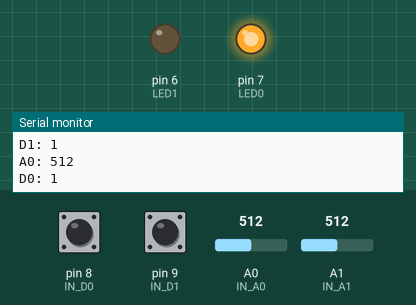
Recording of a sketch running on a simulated Arduino Uno, built with avr-gcc and run on an emulated ATmega328P. Shown: output pins drawn as LEDs (lit = HIGH), the last lines printed to the serial monitor. The inputs (shaded band) are chosen by the test bench; at power-on: A1 (IN_A1) = 512, pin 8 (IN_D0) HIGH, pin 9 (IN_D1) HIGH, A0 (IN_A0) = 512.

Above: at 5.8 s.
5.9 s: A1 (IN_A1) set to 217
11.9 s: A1 (IN_A1) set to 183
At 14.7 s:
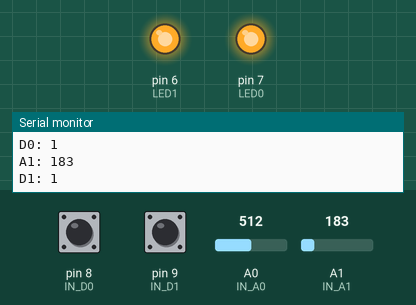
17.9 s: A1 (IN_A1) set to 210
At 24.7 s:
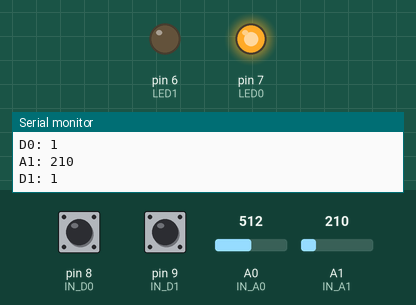
25.5 s: A1 (IN_A1) set to 190
At 29.8 s:
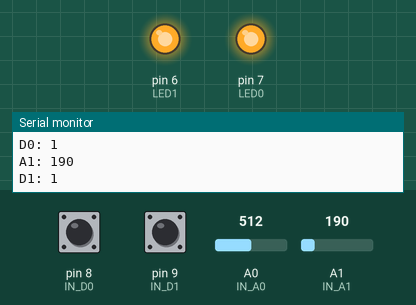
Timing chart, 0 to 31.3 s (numbered marks = the images above; inputs shaded):
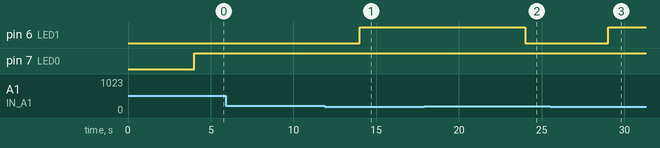

The sketch:

sensor_line_tracking.ino
```cpp
const int IN_A0 = A0;
const int IN_D0 = 8;
const int IN_A1 = A1;
const int IN_D1 = 9;
int valor_A0;
bool valor_D0;
int valor_A1;
bool valor_D1;
int LED0 = 7;
int LED1 = 6;


void setup ()
{
  Serial.begin(9600);
  pinMode (IN_A0, INPUT);
  pinMode (IN_D0, INPUT);
  pinMode (IN_A1, INPUT);
  pinMode (IN_D1, INPUT);
  pinMode (LED0, OUTPUT);
  pinMode (LED1, OUTPUT);
}

void loop ()
{
  valor_A0 = analogRead (IN_A0);
  Serial.print ("A0: ");
  Serial.println(valor_A0);

  valor_D0 = digitalRead (IN_D0);
  Serial.print ("D0: ");
  Serial.println(valor_D0);
  delay(2000);

  Serial.print("\n");

  valor_A1 = analogRead (IN_A1);
  Serial.print ("A1: ");
  Serial.println(valor_A1);

  valor_D1 = digitalRead (IN_D1);
  Serial.print ("D1: ");
  Serial.println (valor_D1);
  delay(2000);
  Serial.print("\n");

  if (valor_D0 == 0 || valor_A0 <= 200 && valor_D1 == 0 || valor_A1 <= 200)
  {
    digitalWrite(LED0, HIGH);
    digitalWrite(LED1, HIGH);
    delay (1000);
  }

  else if (valor_D0 == 0 || valor_A0 <= 200 && valor_D1 == 1 || valor_A1 > 200)
  {
    digitalWrite(LED0, HIGH);
    digitalWrite (LED1, LOW);
    delay (1000);
  }

  else if (valor_D1 == 0 || valor_A1 <= 200 && valor_D0 == 1 || valor_A0 > 200 )
  {
    digitalWrite(LED1, HIGH);
    digitalWrite (LED0, LOW);
    delay (1000);
  }

  else
  {
    digitalWrite (LED0, LOW);
    digitalWrite (LED1, LOW);
    delay (1000);
  }
}
```

Measured:
- the behaviour switches between 201 and 200 on A1 (IN_A1) (found by bisection; images 0 and 1)
- after the input at 11.9 s, pin 6 (LED1): LOW → HIGH after 2.1 s
- after the input at 17.9 s, pin 6 (LED1): HIGH → LOW after 6.1 s
- after the input at 25.5 s, pin 6 (LED1): LOW → HIGH after 3.5 s
